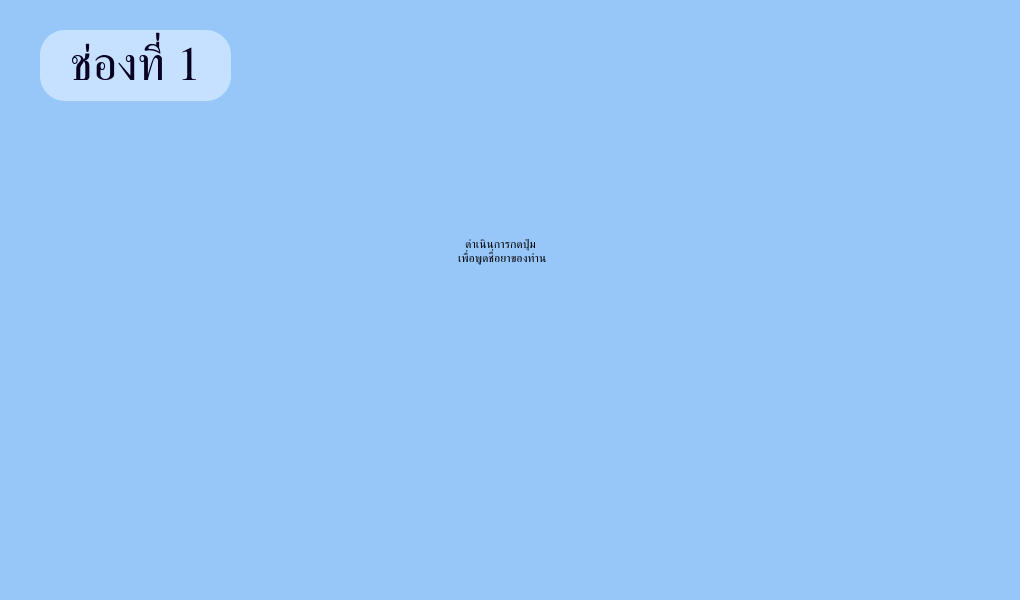
<?xml version="1.0" encoding="UTF-8"?>
<ui version="4.0">
 <class>background_input_pil_name</class>
 <widget class="QDialog" name="background_input_pil_name">
  <property name="geometry">
   <rect>
    <x>0</x>
    <y>0</y>
    <width>1020</width>
    <height>600</height>
   </rect>
  </property>
  <property name="windowTitle">
   <string>Dialog</string>
  </property>
  <property name="styleSheet">
   <string notr="true">QWidget#background_input_pil_name{
background-color: #97C7F9}</string>
  </property>
  <widget class="QLabel" name="no_channel">
   <property name="geometry">
    <rect>
     <x>40</x>
     <y>30</y>
     <width>191</width>
     <height>71</height>
    </rect>
   </property>
   <property name="font">
    <font>
     <family>JasmineUPC</family>
     <pointsize>36</pointsize>
     <weight>9</weight>
     <italic>false</italic>
     <bold>false</bold>
    </font>
   </property>
   <property name="styleSheet">
    <string notr="true">background-color: #C5E1FF;
font: 75 36pt &quot;JasmineUPC&quot;;
border-radius: 25px;
color: #070021;
</string>
   </property>
   <property name="text">
    <string>ช่องที่ 1</string>
   </property>
   <property name="alignment">
    <set>Qt::AlignCenter</set>
   </property>
  </widget>
  <widget class="QLabel" name="question_input_voice">
   <property name="geometry">
    <rect>
     <x>230</x>
     <y>150</y>
     <width>541</width>
     <height>201</height>
    </rect>
   </property>
   <property name="styleSheet">
    <string notr="true">font: 34pt &quot;JasmineUPC&quot;;</string>
   </property>
   <property name="text">
    <string>ดำเนินการกดปุ่ม 
 เพื่อพูดชื่อยาของท่าน</string>
   </property>
   <property name="alignment">
    <set>Qt::AlignCenter</set>
   </property>
  </widget>
  <widget class="QToolButton" name="button_input_voice">
   <property name="geometry">
    <rect>
     <x>430</x>
     <y>350</y>
     <width>141</width>
     <height>125</height>
    </rect>
   </property>
   <property name="styleSheet">
    <string notr="true">QToolButton#button_input_voice {
   background-image: url(:/newPrefix/mic_icon.png); 
   border-radius: 35;
   width:30px;
}
QToolButton#button_input_voice:hover {
	background-color:#24BD73;
	background-image: url(:/newPrefix/mic_icon.png);
   border-radius: 35;
   background-color:#B9D974;
	width: 170px;
	height: 100px;
}</string>
   </property>
   <property name="text">
    <string/>
   </property>
  </widget>
 </widget>
 <resources>
  <include location="../../../../../Pictures/GUI-KLONG-YAA/mic_icon.qrc"/>
 </resources>
 <connections/>
</ui>
